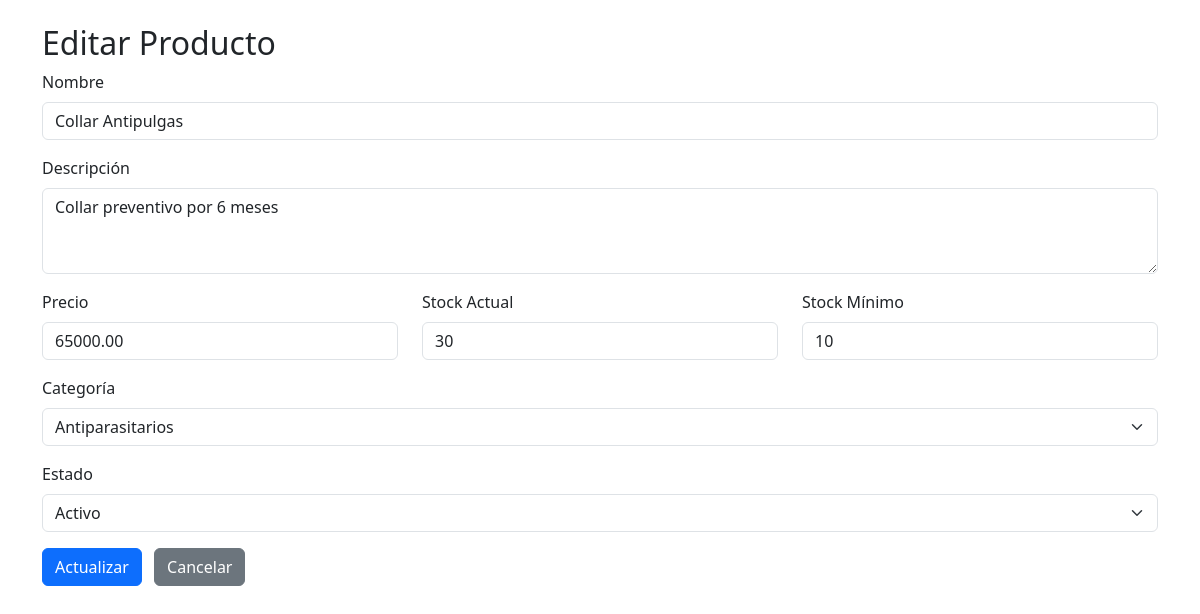
/public/empleado/admin/editar_producto.php?id=4, run on the app's committed database.
### tables this page shows
CREATE TABLE producto (
    id_producto INT AUTO_INCREMENT PRIMARY KEY,
    nombre VARCHAR(100) NOT NULL,
    descripcion TEXT,
    precio_base DECIMAL(10,2) NOT NULL,
    stock_actual INT DEFAULT 0,
    stock_minimo INT DEFAULT 5,
    estado_activo BOOLEAN DEFAULT TRUE,
    id_categoria INT,
    FOREIGN KEY (id_categoria) REFERENCES categoria_producto(id_categoria) ON DELETE SET NULL
     
     
);

CREATE TABLE categoria_producto (
    id_categoria INT AUTO_INCREMENT PRIMARY KEY,
    nombre VARCHAR(50) NOT NULL,
    descripcion TEXT,
    id_padre INT NULL,
    FOREIGN KEY (id_padre) REFERENCES categoria_producto(id_categoria) ON DELETE SET NULL
);

### public/empleado/admin/editar_producto.php (the view, shortened to what this page needs)
<?php
require_once "../../../config/database.php";
$id = intval($_GET['id'] ?? 0);
$stmt = $conn->prepare("SELECT * FROM producto WHERE id_producto = :id");
$stmt->bindParam(":id", $id, PDO::PARAM_INT);
$stmt->execute();
$p = $stmt->fetch(PDO::FETCH_ASSOC);
$categorias = $conn->query("SELECT id_categoria, nombre FROM categoria_producto ORDER BY nombre")->fetchAll(PDO::FETCH_ASSOC);
?>
<!DOCTYPE html>
<html lang="es">
<head>
    <link href="https://cdn.jsdelivr.net/npm/bootstrap@5.3.0/dist/css/bootstrap.min.css" rel="stylesheet">
</head>
<body>
<div class="container mt-4">
    <h2>Editar Producto</h2>
    <form action="/petspa/api/admin/editar_producto.php" method="POST">
        <div class="mb-3">
            <label class="form-label">Nombre</label>
            <input type="text" name="nombre" value="<?= htmlspecialchars($p['nombre']); ?>" class="form-control" required>
        </div>
        <div class="mb-3">
            <label class="form-label">Descripción</label>
            <textarea name="descripcion" class="form-control" rows="3"><?= htmlspecialchars($p['descripcion']); ?></textarea>
        </div>
        <div class="row">
            <div class="col-md-4 mb-3">
                <label class="form-label">Precio</label>
                <input type="number" step="0.01" name="precio" value="<?= htmlspecialchars($p['precio_base']); ?>" class="form-control" required>
            </div>
            <div class="col-md-4 mb-3">
                <label class="form-label">Stock Actual</label>
                <input type="number" name="stock" value="<?= htmlspecialchars($p['stock_actual']); ?>" class="form-control" required>
            </div>
            <div class="col-md-4 mb-3">
                <label class="form-label">Stock Mínimo</label>
                <input type="number" name="stock_minimo" value="<?= htmlspecialchars($p['stock_minimo']); ?>" class="form-control" min="0">
            </div>
        </div>
        <div class="mb-3">
            <label class="form-label">Categoría</label>
            <select name="categoria" class="form-select">
                <?php foreach ($categorias as $categoria): ?>
                    <option value="<?= $categoria['id_categoria']; ?>" <?= $categoria['id_categoria'] == $p['id_categoria'] ? 'selected' : ''; ?>><?= htmlspecialchars($categoria['nombre']); ?></option>
                <?php endforeach; ?>
            </select>
        </div>
        <div class="mb-3">
            <label class="form-label">Estado</label>
            <select name="estado" class="form-select">
                <option value="1" <?= $p['estado_activo'] ? 'selected' : ''; ?>>Activo</option>
            </select>
        </div>
        <button class="btn btn-primary">Actualizar</button>
        <a href="productos.php" class="btn btn-secondary ms-2">Cancelar</a>
    </form>
</div>
</body>
</html>

### data on the page
producto: nombre "Collar Antipulgas", descripcion "Collar preventivo por 6 meses", precio "65000.00", stock "30", stock_minimo "10", categoria "Antiparasitarios", estado "Activo"
